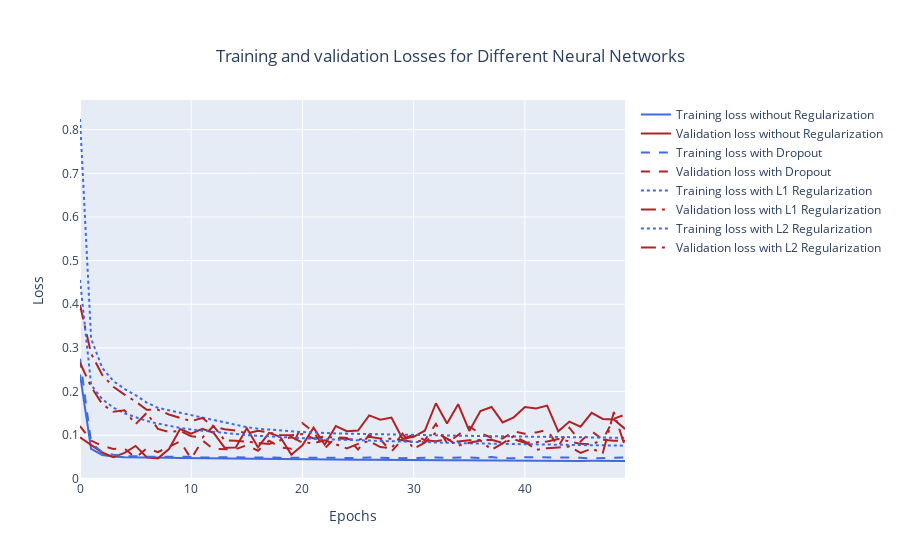

Notebook source saved alongside this figure:
### Code cell
fig = go.Figure()
fig.add_trace(go.Scatter(x = np.arange(len(loss1)), y = loss1, name = "Training loss without Regularization", line=dict(color = "royalblue")))
fig.add_trace(go.Scatter(x = np.arange(len(val_loss1)), y = val_loss1, name = "Validation loss without Regularization", line=dict(color = "firebrick")))

fig.add_trace(go.Scatter(x = np.arange(len(loss2)), y = loss2, name = "Training loss with Dropout", line=dict(color = "royalblue", dash = "dash")))
fig.add_trace(go.Scatter(x = np.arange(len(val_loss2)), y = val_loss2, name = "Validation loss with Dropout", line=dict(color = "firebrick", dash = "dash")))

fig.add_trace(go.Scatter(x = np.arange(len(loss3)), y = loss3, name = "Training loss with L1 Regularization", line=dict(color = "royalblue", dash = "dot")))
fig.add_trace(go.Scatter(x = np.arange(len(val_loss3)), y = val_loss3, name = "Validation loss with L1 Regularization", line=dict(color = "firebrick", dash = "longdashdot")))

fig.add_trace(go.Scatter(x = np.arange(len(loss4)), y = loss4, name = "Training loss with L2 Regularization", line=dict(color = "royalblue", dash = "dot")))
fig.add_trace(go.Scatter(x = np.arange(len(val_loss4)), y = val_loss4, name = "Validation loss with L2 Regularization", line=dict(color = "firebrick", dash = "longdashdot")))

fig.update_layout(xaxis_title = "Epochs", yaxis_title = "Loss",
                    title = {"text": "Training and validation Losses for Different Neural Networks",
                            "x": 0.5, "xanchor": "center", "yanchor": "top"})
iplot(fig)
